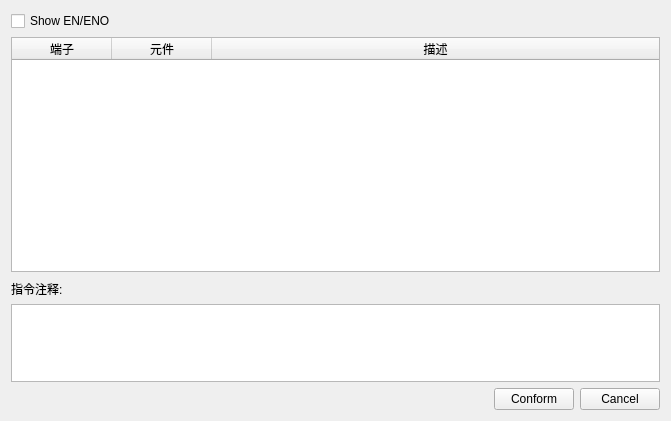
<?xml version="1.0" encoding="UTF-8"?>
<ui version="4.0">
 <class>CLogicPropertyWgt</class>
 <widget class="QWidget" name="CLogicPropertyWgt">
  <property name="geometry">
   <rect>
    <x>0</x>
    <y>0</y>
    <width>671</width>
    <height>421</height>
   </rect>
  </property>
  <property name="windowTitle">
   <string>CLogicPropertyWgt</string>
  </property>
  <layout class="QHBoxLayout" name="horizontalLayout_4">
   <item>
    <layout class="QVBoxLayout" name="verticalLayout" stretch="0,3,0,1,0">
     <item>
      <layout class="QHBoxLayout" name="horizontalLayout">
       <item>
        <widget class="QCheckBox" name="checkBox">
         <property name="text">
          <string>Show EN/ENO</string>
         </property>
        </widget>
       </item>
       <item>
        <spacer name="horizontalSpacer">
         <property name="orientation">
          <enum>Qt::Horizontal</enum>
         </property>
         <property name="sizeHint" stdset="0">
          <size>
           <width>40</width>
           <height>20</height>
          </size>
         </property>
        </spacer>
       </item>
       <item>
        <spacer name="horizontalSpacer_2">
         <property name="orientation">
          <enum>Qt::Horizontal</enum>
         </property>
         <property name="sizeHint" stdset="0">
          <size>
           <width>40</width>
           <height>20</height>
          </size>
         </property>
        </spacer>
       </item>
      </layout>
     </item>
     <item>
      <widget class="QTableWidget" name="tableWidget">
       <attribute name="horizontalHeaderStretchLastSection">
        <bool>true</bool>
       </attribute>
       <column>
        <property name="text">
         <string>端子</string>
        </property>
       </column>
       <column>
        <property name="text">
         <string>元件</string>
        </property>
       </column>
       <column>
        <property name="text">
         <string>描述</string>
        </property>
       </column>
      </widget>
     </item>
     <item>
      <layout class="QHBoxLayout" name="horizontalLayout_3">
       <item>
        <widget class="QLabel" name="label_2">
         <property name="text">
          <string>指令注释:</string>
         </property>
         <property name="alignment">
          <set>Qt::AlignBottom|Qt::AlignLeading|Qt::AlignLeft</set>
         </property>
        </widget>
       </item>
       <item>
        <spacer name="horizontalSpacer_3">
         <property name="orientation">
          <enum>Qt::Horizontal</enum>
         </property>
         <property name="sizeHint" stdset="0">
          <size>
           <width>40</width>
           <height>20</height>
          </size>
         </property>
        </spacer>
       </item>
      </layout>
     </item>
     <item>
      <widget class="QTextEdit" name="textEdit"/>
     </item>
     <item>
      <layout class="QHBoxLayout" name="horizontalLayout_2">
       <item>
        <spacer name="horizontalSpacer_4">
         <property name="orientation">
          <enum>Qt::Horizontal</enum>
         </property>
         <property name="sizeHint" stdset="0">
          <size>
           <width>40</width>
           <height>20</height>
          </size>
         </property>
        </spacer>
       </item>
       <item>
        <widget class="QPushButton" name="pushButton">
         <property name="text">
          <string>Conform</string>
         </property>
        </widget>
       </item>
       <item>
        <widget class="QPushButton" name="pushButton_2">
         <property name="text">
          <string>Cancel</string>
         </property>
        </widget>
       </item>
      </layout>
     </item>
    </layout>
   </item>
  </layout>
 </widget>
 <layoutdefault spacing="6" margin="11"/>
 <resources/>
 <connections/>
</ui>
